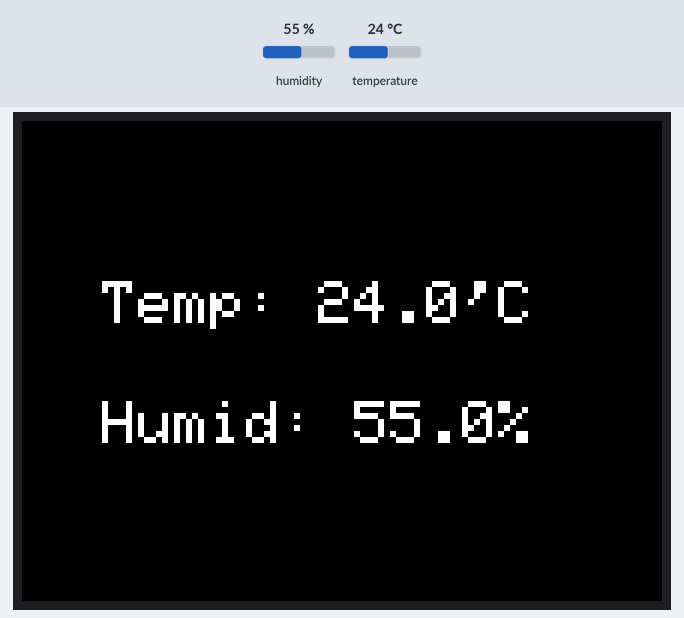
A sketch run on a simulated ESP32. On the bench: 320×240 colour display. The test bench sets the inputs (shaded band); at power-on: humidity 55 %, temperature 24 °C.

Above: at 1.3 s.
1.4 s: humidity set to 22 %
At 3.4 s:
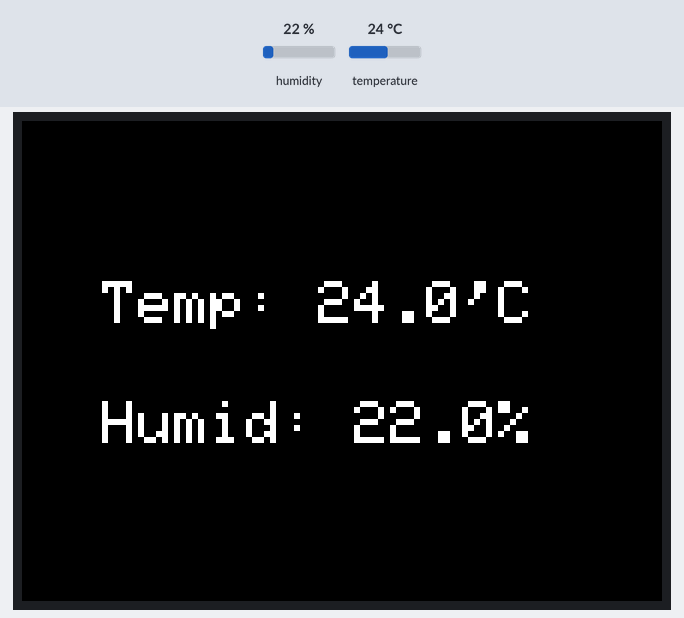
3.8 s: temperature set to 12 °C
At 5.5 s:
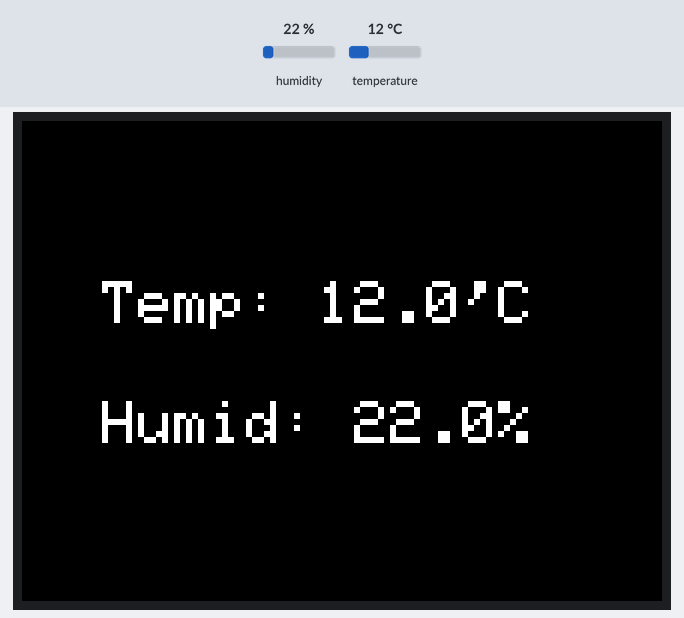
5.9 s: humidity set to 40 %
At 7.5 s:
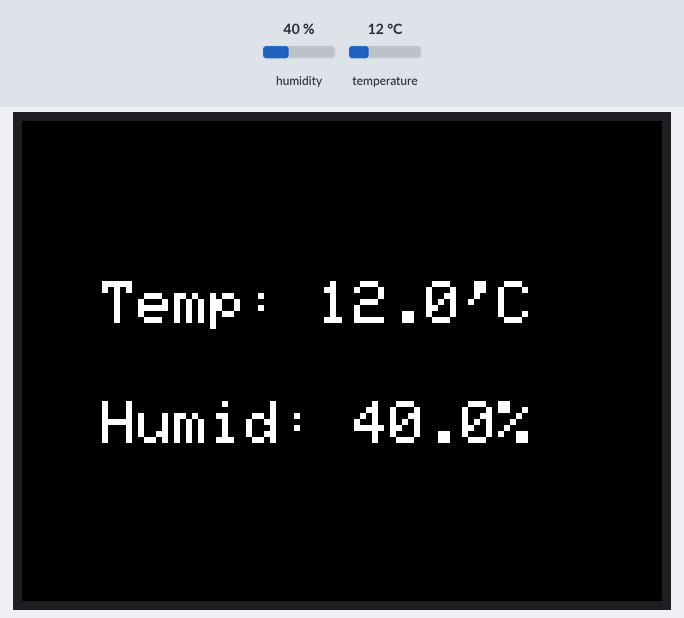
8.0 s: temperature set to 19 °C
Timing chart, 0 to 11.0 s (numbered marks = the images above; inputs shaded):
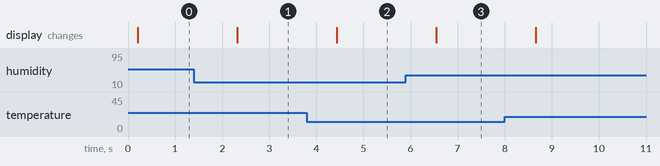

The sketch:

temp_hemi.ino
```cpp
#include <M5Stack.h>
#include "Adafruit_Si7021.h"

Adafruit_Si7021 sensor = Adafruit_Si7021();

void setup(){
    M5.begin();

    if(!sensor.begin()){
       Serial.println("Did not find Si7021 sensor!");
       while (true);{
           delay(0);
       }
    }

    M5.Lcd.setTextSize(3);
}

void loop(){
  float temp = sensor.readTemperature();
  float humid = sensor.readHumidity();

  M5.Lcd.setCursor(40,80);
  M5.Lcd.print("Temp: ");
  M5.Lcd.print(temp, 1);
  M5.Lcd.print("'C");
  M5.Lcd.setCursor(40, 140);
  M5.Lcd.print("Humid: ");
  M5.Lcd.print(humid, 1);
  M5.Lcd.print("%");
  delay(1000);
}
```

Measured:
- after the input at 1.4 s, the display: changes after 0.92 s (image 1)
- after the input at 3.8 s, the display: changes after 0.63 s (image 2)
- after the input at 5.9 s, the display: changes after 0.65 s (image 3)
